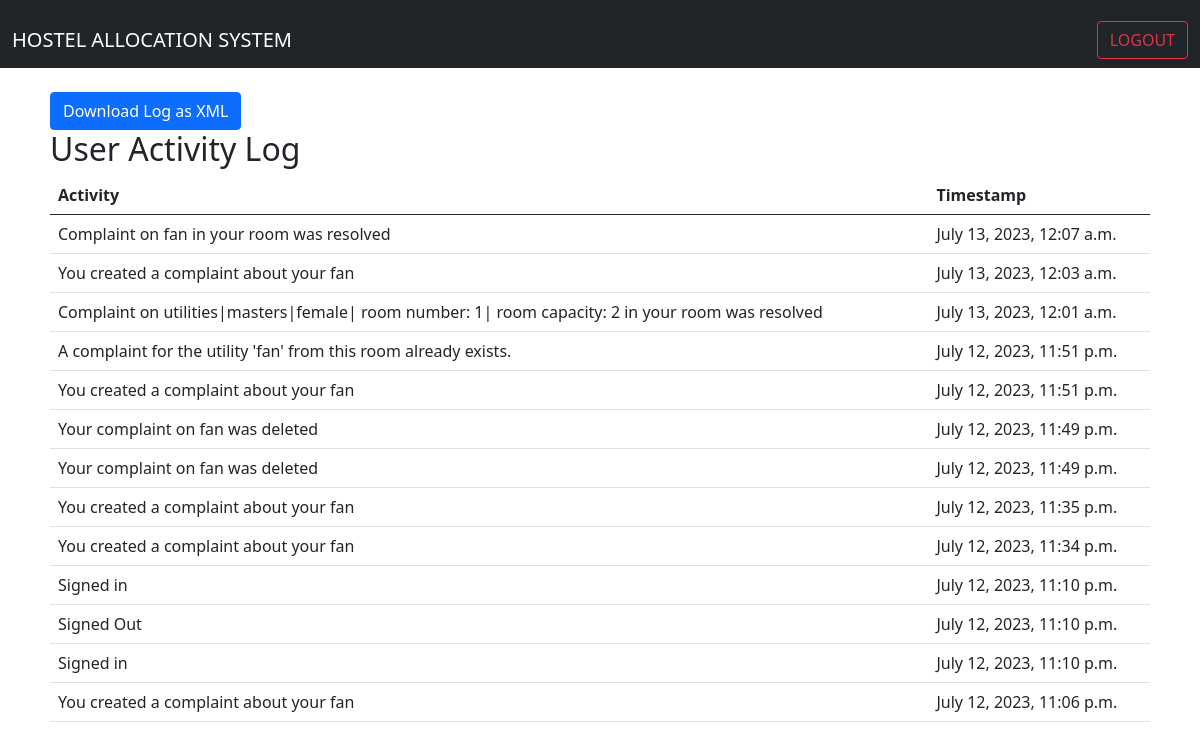
Before: /activity-log (signed in) with the older database file.
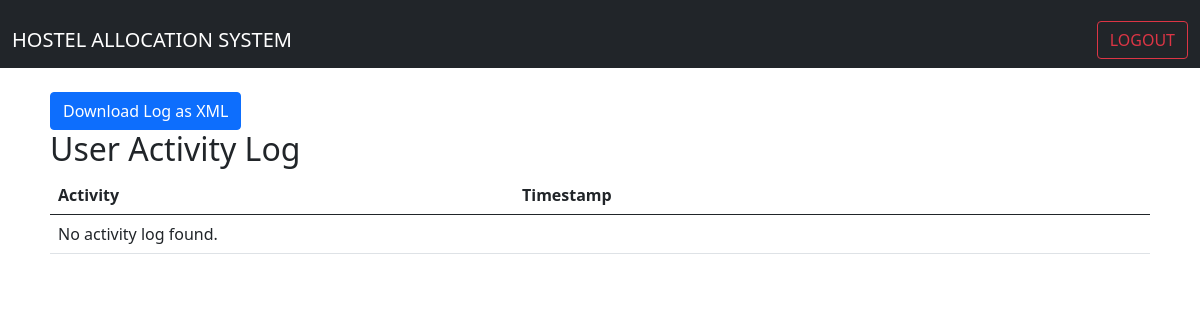
After: the same page with the newer database file.
### core/models.py (models this page shows, shortened)
class UserActivityLog(models.Model):
    user = models.ForeignKey(User, on_delete=models.CASCADE)
    activity = models.CharField(max_length=255)
    timestamp = models.DateTimeField(auto_now_add=True)

### core/views.py (the view)
# urls.py: path('activity-log', views.user_activity_log, name='activity_log'),
def user_activity_log(request):
    if request.user.is_authenticated:
        user = request.user
        activity_log = UserActivityLog.objects.filter(user=user).order_by('-timestamp')
        return render(request, 'activity_log.html', {'activity_log': activity_log})
    else:
        return render(request, '404.html')

### templates/activity_log.html (shortened to what this page needs)
{% extends 'base.html' %}
{% block content %}
    <br>
    <a href="{% url 'download_activity_log' %}" class="btn btn-primary">Download Log as XML</a>
    <br>
    <h2>User Activity Log</h2>
    <table class="table">
        <thead>
        <tr>
            <th>Activity</th>
            <th>Timestamp</th>
        </tr>
        </thead>
        <tbody>
        {% for log in activity_log %}
            <tr>
            <td>{{ log.activity }}</td>
            <td>{{ log.timestamp }}</td>
            </tr>
        {% empty %}
            <tr>
            <td colspan="2">No activity log found.</td>
            </tr>
        {% endfor %}
        </tbody>
    </table>
{% endblock %}

### templates/base.html (shortened to what this page needs)
{% load static %}
<html lang="en">
<head>
    <link rel="stylesheet" href="{% static 'style.css' %} ">
    <link rel="stylesheet" href="{% static 'bootstrap-5.0.2-dist/css/bootstrap.min.css' %}">
</head>
<body>
    <nav class="navbar bg-dark" data-bs-theme="dark" style="padding-top: 20;">
    <div class="container-fluid">
        <a href="{% url 'home' %}" class="navbar-brand" style="color: white;">HOSTEL ALLOCATION SYSTEM</a>
        {% if user.is_authenticated %}
            <a href="signout" >
                <button class="btn btn-outline-danger" type="submit">LOGOUT</button>
            </a>
        {% else %}
            <a href="signin" >
                <button class="btn btn-outline-success" type="submit">LOGIN</button>
            </a>
        {% endif %}
    </div>
    </nav>
    <div class="mainn">
        {% block content %}
        {% endblock content %}
    </div>
</body>
</html>

### templates/base.html (style rules this page uses)
.mainn { padding-right: 50px; padding-left: 50px; }

Changed rows visible on the page:
removed UserActivityLog: activity "Complaint on fan in your room was resolved", timestamp "July 13, 2023, 12:07 a.m."
removed UserActivityLog: activity "You created a complaint about your fan", timestamp "July 13, 2023, 12:03 a.m."
removed UserActivityLog: activity "Complaint on utilities|masters|female| room number: 1| room capacity: 2 in your room was resolved", timestamp "July 13, 2023, 12:01 a.m."
removed UserActivityLog: activity "A complaint for the utility 'fan' from this room already exists.", timestamp "July 12, 2023, 11:51 p.m."
removed UserActivityLog: activity "You created a complaint about your fan", timestamp "July 12, 2023, 11:51 p.m."
removed UserActivityLog: activity "Your complaint on fan was deleted", timestamp "July 12, 2023, 11:49 p.m."
removed UserActivityLog: activity "Your complaint on fan was deleted", timestamp "July 12, 2023, 11:49 p.m."
removed UserActivityLog: activity "You created a complaint about your fan", timestamp "July 12, 2023, 11:35 p.m."
removed UserActivityLog: activity "You created a complaint about your fan", timestamp "July 12, 2023, 11:34 p.m."
removed UserActivityLog: activity "Signed in", timestamp "July 12, 2023, 11:10 p.m."
removed UserActivityLog: activity "Signed Out", timestamp "July 12, 2023, 11:10 p.m."
removed UserActivityLog: activity "Signed in", timestamp "July 12, 2023, 11:10 p.m."
removed UserActivityLog: activity "You created a complaint about your fan", timestamp "July 12, 2023, 11:06 p.m."
Other visible differences:
text now shown: "No activity log found."
